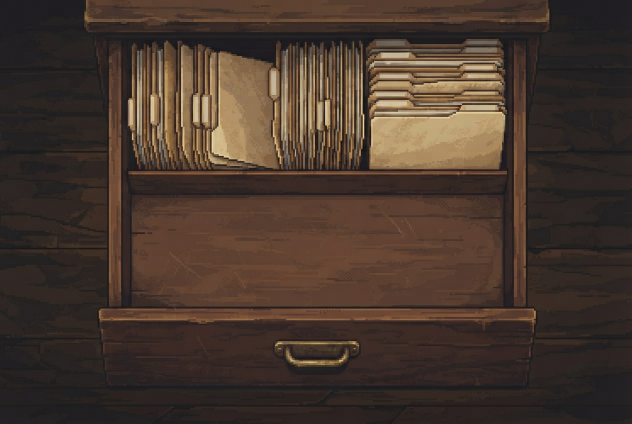
#> input picture assets/scene/drawer.png, 632 x 424 px
$ python casino_scene.py ../assets/scene/drawer.png ../assets/scene/door_knock_1.png 100
#> lines starting #> are read from the running program, lines starting #| are printed output that depends on the picture
"""도박장 장면 그림(제미나이 원본)을 게임용으로 다듬는다 — 오른쪽 아래 별 워터마크를 옆 벽돌로 덮고 JPG로 저장.
사용: python tools/casino_scene.py <원본.png> <assets/casino/이름.jpg> [가로폭=1280]
"""
import sys
from PIL import Image

src, dst = sys.argv[1], sys.argv[2]
width = int(sys.argv[3]) if len(sys.argv) > 3 else 1280
im = Image.open(src).convert('RGB')
#> im is the input picture: PIL image 632x424 RGB; mean R, G, B 71, 55.3, 45.5
W, H = im.size
#> W = 632; H = 424
# 워터마크: 오른쪽 아래 약 (W-160..W-80, H-160..H-80) — 바로 왼쪽 같은 크기 조각으로 덮는다
box = (W - 170, H - 170, W - 70, H - 70)
#> box = (462, 254, 562, 354)
patch = im.crop((box[0] - 110, box[1], box[2] - 110, box[3]))
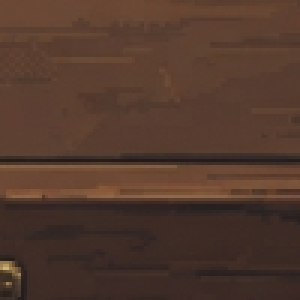
#> patch: PIL image 100x100 RGB (shown 3 times larger); mean R, G, B 82.6, 57.5, 45.5
im.paste(patch, box[:2])
im = im.resize((width, round(H * width / W)), Image.LANCZOS)
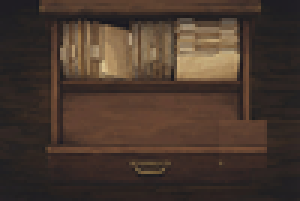
#> im: PIL image 100x67 RGB (shown 3 times larger); mean R, G, B 71.7, 55.7, 45.7
im.save(dst, 'JPEG', quality=88, optimize=True)
print(dst, im.size)
#| ../assets/scene/door_knock_1.png (100, 67)
